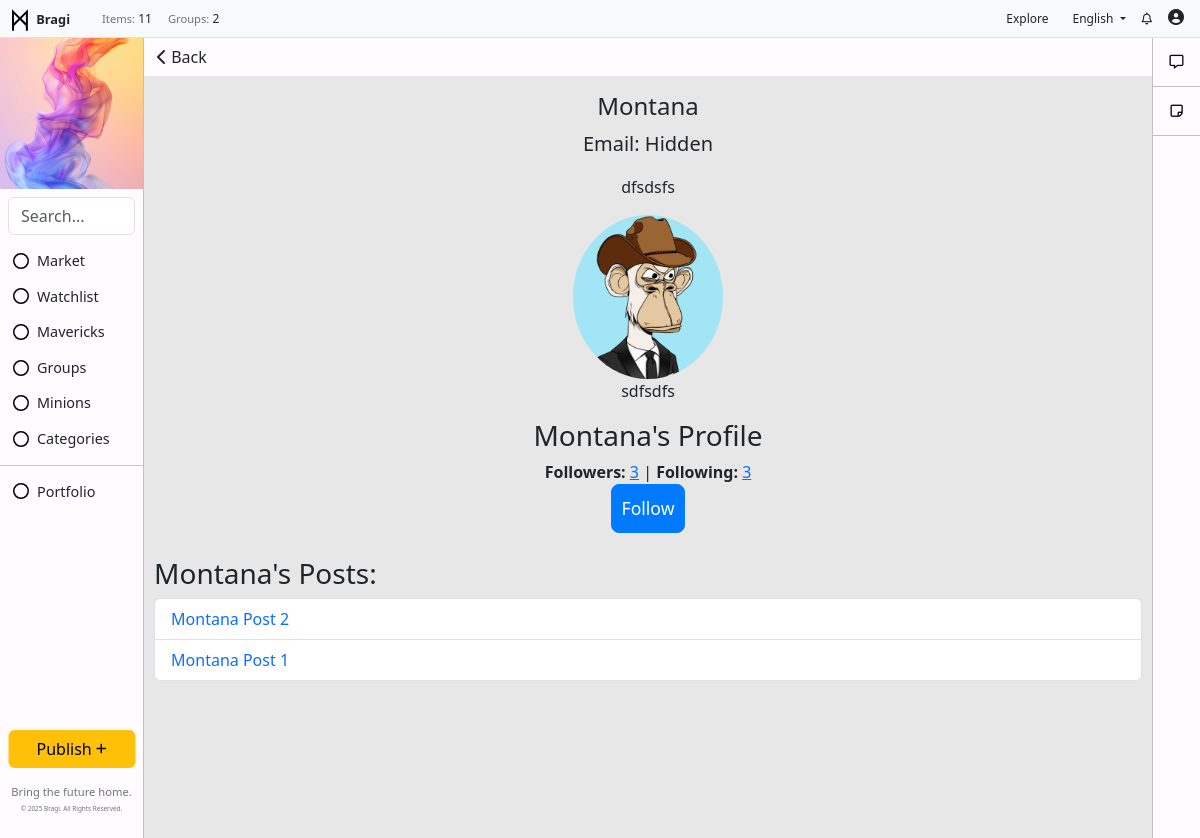
Screenshot of /users/profile/Montana/ with the database file from the repository.
### toolbar/models.py (models this page shows, shortened)
class ToolbarAd(models.Model):  # Separate model for the toolbar's external image
    name = models.CharField(max_length=100, blank=True, null=True)
    alt_text = models.CharField(max_length=200, blank=True, null=True)  # Alt text for the image
    image = models.ImageField(upload_to='toolbar_images/', blank=True, null=True)  # Image upload field
    url = models.URLField(max_length=200, blank=True, null=True)  # Use URLField for link
    visible = models.BooleanField(default=True)

class ToolbarItem(models.Model):
    icon = models.FileField(upload_to='toolbar_images/', blank=True, null=True)  # Image upload field
    name = models.CharField(max_length=100)
    url = models.CharField(max_length=200, blank=True, null=True)
    order = models.IntegerField(default=0)
    visible = models.BooleanField(default=True)
    class Meta:
        ordering = ['order']

class UsersItem(models.Model):
    name = models.CharField(max_length=255)
    icon = models.FileField(upload_to='toolbar_images/', blank=True, null=True)  # Image upload field
    description = models.TextField(blank=True, null=True)
    visible = models.BooleanField(default=True)

### users/models.py (models this page shows, shortened)
class UserProfile(models.Model):
    user = models.OneToOneField(User, on_delete=models.CASCADE)
    bio = models.TextField(blank=True, null=True)  # Bio field
    profile_picture = models.ImageField(upload_to='profile_pictures/', null=True, blank=True)  # Profile picture
    location = models.CharField(max_length=255, blank=True, null=True)  # New location field

### posts/models.py (models this page shows, shortened)
class Post(models.Model):
    DRAFT = 'draft'
    PUBLISHED = 'published'
    POST_STATUS_CHOICES = [
        (DRAFT, 'Draft'),
        (PUBLISHED, 'Published'),
    ]
    title = models.CharField(max_length=255)
    content = models.TextField()
    created_at = models.DateTimeField(auto_now_add=True)
    updated_at = models.DateTimeField(auto_now=True)
    author = models.ForeignKey(User, on_delete=models.CASCADE, related_name='posts', default=1)
    maverick = models.ForeignKey(Maverick, on_delete=models.SET_NULL, null=True, blank=True, related_name='posts')  # Optional Maverick field
    image = models.ImageField(upload_to='posts/images/', null=True, blank=True)
    file = models.FileField(upload_to='posts/files/', null=True, blank=True)
    category = models.ForeignKey('Category', on_delete=models.SET_NULL, null=True, related_name='posts')
    tags = models.ManyToManyField('Tag', related_name='posts', blank=True)
    views = models.IntegerField(default=0)
    status = models.CharField(
        max_length=10,
        choices=POST_STATUS_CHOICES,
        default=DRAFT,  # Default to draft status
    )

### users/views.py (the view)
# urls.py: path('profile/<str:username>/', views.public_profile_view, name='public_profile'),
def public_profile_view(request, username):
    user = get_object_or_404(User, username=username)
    user_profile, created = UserProfile.objects.get_or_create(user=user)
    user_posts = Post.objects.filter(author=user, maverick__isnull=True).order_by('-created_at')
    is_authenticated = request.user.is_authenticated
    is_following = False
    if is_authenticated:
        is_following = Follow.objects.filter(follower=request.user, followed=user).exists()
    followers_count = Follow.objects.filter(followed=user).count()  # Count of people following this user
    following_count = Follow.objects.filter(follower=user).count()  # Count of users that this user is following
    return render(request, 'users/public_profile.html', {
        'user': user,
        'user_profile': user_profile,
        'user_posts': user_posts,
        'is_authenticated': is_authenticated,
        'is_following': is_following,  # Include this to check if the user is following
        'followers_count': followers_count,  # Number of followers
        'following_count': following_count,  # Number of people the user is following
    })

### users/templates/users/public_profile.html
{% extends "base.html" %}
{% block content %}
    <div class="text-left" style="position: sticky; top: 0; margin: 0; padding: 0; background-color: #FFFBFF; ">
        <button onclick="window.history.back();" class="btn">
            <i class="fa-solid fa-chevron-left"></i> Back
        </button>
    </div>
    <div class="" style="padding: 16px 1%;">
        <div class="text-center mb-4">
            <h4>{{ user.username }}</h4>
            <p class="lead">Email: {% if user == request.user %}{{ user.email }}{% else %}Hidden{% endif %}</p>
            {% if user_profile %}
                {% if user_profile.bio %}
                    <p>{{ user_profile.bio }}</p>
                {% endif %}
                {% if user_profile.profile_picture %}
                    <img src="{{ user_profile.profile_picture.url }}" alt="{{ user.username }}'s Profile Picture" class="img-fluid rounded-circle" width="150">
                {% endif %}
                {% if user_profile.location %}
                    <p>{{ user_profile.location }}</p>
                {% endif %}
            {% else %}
                <p>No profile information available.</p>
            {% endif %}
                {% if user != request.user %}
                <h3>{{ user.username }}'s Profile</h3>
                <div class="follow-stats">
                    <span><strong>Followers:</strong> <a href="{% url 'followers_list' username=user.username %}">{{ followers_count }}</a></span> |
                    <span><strong>Following:</strong> <a href="{% url 'following_list' username=user.username %}">{{ following_count }}</a></span>
                </div>
                    {% if is_following %}
                        <a href="{% url 'unfollow_user' user.id %}" class="btn btn-danger">Unfollow</a>
                    {% else %}
                        <a href="{% url 'follow_user' user.id %}" class="btn btn-primary">Follow</a>
                    {% endif %}
                {% else %}
                <h3>Your Profile</h3>
                {% endif %}
        </div>
        <h3>{{ user.username }}'s Posts:</h3>
        <ul class="list-group mb-4">
            {% for post in user_posts %}
            <li class="list-group-item d-flex justify-content-between align-items-center">
                <a href="{% url 'post_detail' pk=post.pk %}" class="text-decoration-none">
                    {{ post.title }}
                </a>
            </li>
            {% empty %}
            <p class="text-center">This user hasn't created any posts yet.</p>
            {% endfor %}
        </ul>
    </div>
{% endblock %}

### templates/base.html (shortened to what this page needs)
{% load static %}
<!DOCTYPE html>
<html lang="en">
<head>
    <link href="https://cdn.jsdelivr.net/npm/bootstrap@5.3.0-alpha1/dist/css/bootstrap.min.css" rel="stylesheet">
    <link rel="stylesheet" href="https://cdnjs.cloudflare.com/ajax/libs/font-awesome/6.0.0-beta3/css/all.min.css">
    <link rel="stylesheet" href="{% static 'css/styles.css' %}">
</head>
<body>
    {% if user.is_authenticated %}
    <div class="container-fluid">
        <div class="row fixed-top px-2 py-0 bg-light border-bottom" style="height: 38px; z-index: 1000;">
            <div class="col-auto d-flex align-items-center">
                <a href="/" class="text-decoration-none">
                    <img src="{% static 'img/logo.svg' %}" alt="Icon" style="width: 24px; height: 24px; color: #000000;">
                    <span class="fw-semibold text-dark m-0" style="font-size: .8rem;">Bragi</span>
                </a>
            </div>
            <div class="col d-flex align-items-center">
                <ul class="navbar-nav d-flex flex-row m-0" style="font-size: 0.75rem;">
                    <li class="nav-item mx-2">
                        <p class="m-0"> <span class="text-secondary" style="font-size: .7rem;">Items:</span> {{ published_posts_count }}</p>
                    </li>
                    <li class="nav-item mx-2">
                        <p class="m-0"> <span class="text-secondary" style="font-size: .7rem;">Groups:</span> {{ group_count }}</p>
                    </li>
                </ul>
            </div>
            <div class="col d-flex justify-content-end align-items-center" style="height: 38px;">
                <ul class="navbar-nav d-flex flex-row m-0 align-items-center">
                    <li class="nav-item mx-2">
                        <a href="/" class="nav-link btn btn-warning py-1 px-2" style="font-size: 0.75rem;">Explore</a>
                    </li>
                    <li class="nav-item dropdown mx-2">
                        <a class="nav-link dropdown-toggle" id="dropdownMenuLink" role="button" data-bs-toggle="dropdown" aria-expanded="false" style="font-size: 0.75rem;">
                            English
                        </a>
                    </li>
                    <li class="nav-item mx-2">
                        <a href="{% url 'notifications_list' %}" class="nav-link text-decoration-none" style="color: inherit; text-decoration: none; font-size: 0.75rem;">
                            <i class="fa-regular fa-bell"></i>
                        </a>
                    </li>
                    <li class="nav-item dropdown" style="margin-left: 8px;">
                        <a href="#" class="nav-link" id="dropdownUser2" role="button" data-bs-toggle="dropdown" aria-expanded="false" style="padding: 3px 0;">
                            {% if request.user.is_authenticated and request.user.userprofile.profile_picture %}
                                <img src="{{ request.user.userprofile.profile_picture.url }}" alt="Profile Picture" class="rounded-circle" style="width: 24px; height: auto; object-fit: cover;">
                            {% else %}
                                <i class="fas fa-user-circle" style="width: 24px; height: 24px; object-fit: cover;"></i>
                            {% endif %}
                        </a>
                    </li>
                </ul>
            </div>
        </div>
            <div class="row" style="margin-top: 38px; position: relative; display: flex; height: 100vh;">
                <div class="col-auto" style="position: fixed; top: 38px; left: 0; bottom: 0; width: 144px; background-color: #FFFBFF; border-right: 1px solid #C2BFC2; margin: 0; padding: 0;">
                    {% if toolbar_ad %}
                    <div  style="display: flex; justify-content: center; align-items: center; overflow: hidden;">
                        {% if toolbar_ad.image %}
                            <a href="{{ toolbar_ad.url }}" target="_blank">
                                <img src="{{ toolbar_ad.image.url }}" alt="{{ toolbar_ad.alt_text }}">
                            </a>
                        {% else %}
                            <p>No toolbar image available.</p>
                        {% endif %}
                    </div>
                    {% else %}
                        <p>No toolbar ad found.</p>
                    {% endif %}
                    <form class="search-form m-2" method="get" action="{% url 'post_list' %}">
                        <input class="form-control" type="search" name="q" placeholder="Search..." aria-label="Search" value="{{ query|default:'' }}">
                    </form>
                    <ul class="list-unstyled">
                        <li class="nav-item">
                            <ul class="list-unstyled">
                                {% for item in toolbar_items %}
                                    {% if item.visible %}
                                        <li class="nav-item">
                                            <a href="{{ item.url }}" class="btn btn-toggle align-items-center" style="display: flex; align-items: center;">
                                                {% if item.icon %}
                                                <img src="{{ item.icon.url }}" alt="{{ item.name }} icon" class="icon-class" style="width: 16px; height: 16px; margin-right: 8px;">
                                                {% endif %}
                                                <span class="" style="font-size: .9rem;">{{ item.name }}</span>
                                            </a>
                                        </li>
                                    {% endif %}
                                {% endfor %}
                            </ul>
                        </li>
                        <li><hr class="my-2"></li>
                        <li class="nav-item">
                            <ul class="list-unstyled">
                                {% for toolbar_user_item in toolbar_user_items %}
                                    <li class="nav-item" style="text-decoration: none;">
                                        <a class="btn btn-toggle align-items-center" style="text-decoration: none; display: flex; align-items: center;" type="button" data-bs-toggle="collapse" data-bs-target="#collapse-{{ toolbar_user_item.id }}" aria-expanded="false" aria-controls="collapse-{{ toolbar_user_item.id }}">
                                            {% if toolbar_user_item.icon %}
                                                <img src="{{ toolbar_user_item.icon.url }}" alt="{{ toolbar_user_item.name }} icon" class="icon-class" style="width: 16px; height: 16px; margin-right: 8px;">
                                            {% endif %}
                                            <span class="" style="font-size: .9rem;">{{ toolbar_user_item.name }}</span>
                                        </a>
                                    </li>
                                {% endfor %}
                            </ul>
                        </li>
                    </ul>
                    <ul class="navbar-nav position-absolute bottom-0 start-50 translate-middle-x w-100 p-2">
                        <li class="nav-item mb-3">
                            <a href="{% url 'post_create' %}" class="btn btn-warning w-100">Publish <i class="fas fa-plus fa-xs"></i></a>
                        </li>
                        <li class="nav-item">
                            <p class="mb-0 text-center" style="font-size: 0.7rem; line-height: 1.5; color: #6c757d;">
                                Bring the future home.
                            </p>
                            <p class="text-center mt-1" style="color: #6c757d; font-size: 0.4rem;">
                                &copy; {% now "Y" %} Bragi. All Rights Reserved.
                            </p>
                        </li>
                    </ul>
                </div>
                <div class="col" style="padding: 0; margin-left: 144px; margin-right: 48px; background:rgb(231, 231, 231)">
                        {% block content %}{% endblock %}
                </div>
                <div class="col-auto" style="position: fixed; top: 38px; right: 0; bottom: 0; width: 48px; background-color: #FFFBFF; border-left: 1px solid #C2BFC2; margin: 0; padding: 0;">
                    <ul class="nav nav-flush flex-column text-center">
                        <li class="nav-item" style="border-bottom: 1px solid #C2BFC2; margin: 0; padding: 12px; ">
                            <a href="{% url 'communication_center' %}" style="color: #000000; margin: 0; padding: 0;" aria-current="page" title="Communication Center" data-bs-toggle="tooltip" data-bs-placement="right">
                                <i class="fa-regular fa-message fa-sm"></i>
                            </a>
                        </li>
                        <li class="nav-item" style="border-bottom: 1px solid #C2BFC2; margin: 0; padding: 12px; ">
                            <a href="{% url 'draft_posts' %}" style="color: #000000; margin: 0; padding: 0;" aria-current="page" title="Drafts" data-bs-toggle="tooltip" data-bs-placement="right">
                                <i class="fa-regular fa-note-sticky fa-sm"></i>
                            </a>
                        </li>
                    </ul>
                </div>
            </div>
    </div>
    {% endif %}
</body>
</html>

### rows the page displays
ToolbarAd: image (picture)
ToolbarItem: icon (picture), name "Market"
ToolbarItem: icon (picture), name "Watchlist"
ToolbarItem: icon (picture), name "Mavericks"
ToolbarItem: icon (picture), name "Groups"
ToolbarItem: icon (picture), name "Minions"
ToolbarItem: icon (picture), name "Categories"
UsersItem: icon (picture), name "Portfolio"
UserProfile: bio "dfsdsfs", profile_picture (picture), location "sdfsdfs"
Post: title "Montana Post 2"
Post: title "Montana Post 1"

### other values shown
{{ published_posts_count }} "11"
{{ group_count }} "2"
{{ user.username }} "Montana"
{{ followers_count }} "3"
{{ following_count }} "3"
